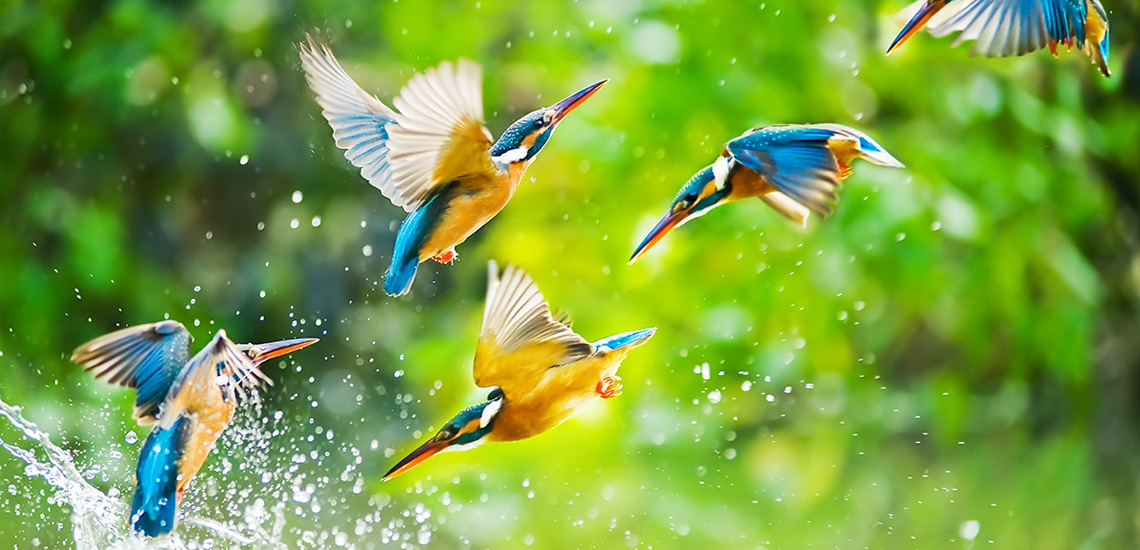
%> input picture computer_vision/introduction/image_as_a_function/images/color_birds.jpg, 1140 x 550 px
$ octave images_as_a_function.m   (GNU Octave 9; MATLAB toolbox functions it lacks are replaced by stand-ins)
%> lines starting %> are read from the running program, lines starting %| are printed output that depends on the picture
clc; clear all; close all;

# load and display image
#img = imread('images/bw_eye.jpg');
img = imread('images/color_birds.jpg');
%> img is the input picture: size 550x1140x3 uint8; mean R, G, B 121.7, 160.7, 65.3
imshow(img);

# Image size:
disp(size(img));
%|     550   1140      3

# Image class or data type
disp(class(img));
%| uint8

# At a given location (row,col):
disp(img(50, 100));
%| 48

# From an entire row:
#disp(img(50, :));
figure (2);
plot(img(50, :));
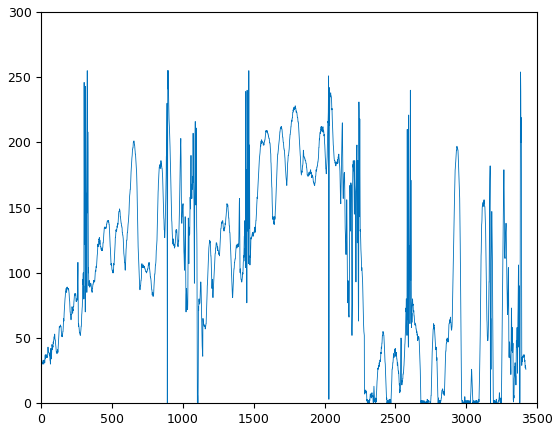
%> figure redrawn from the program's plot data; curve peaks at x = 325, y = 255

# Crop an image:
cropped = img(110:210, 10:160);
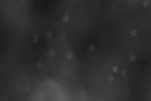
%> cropped: size 101x151 uint8; min 23, max 93, mean 46.2
imshow(cropped);

figure (3);
im_red = img(:, :, 1);
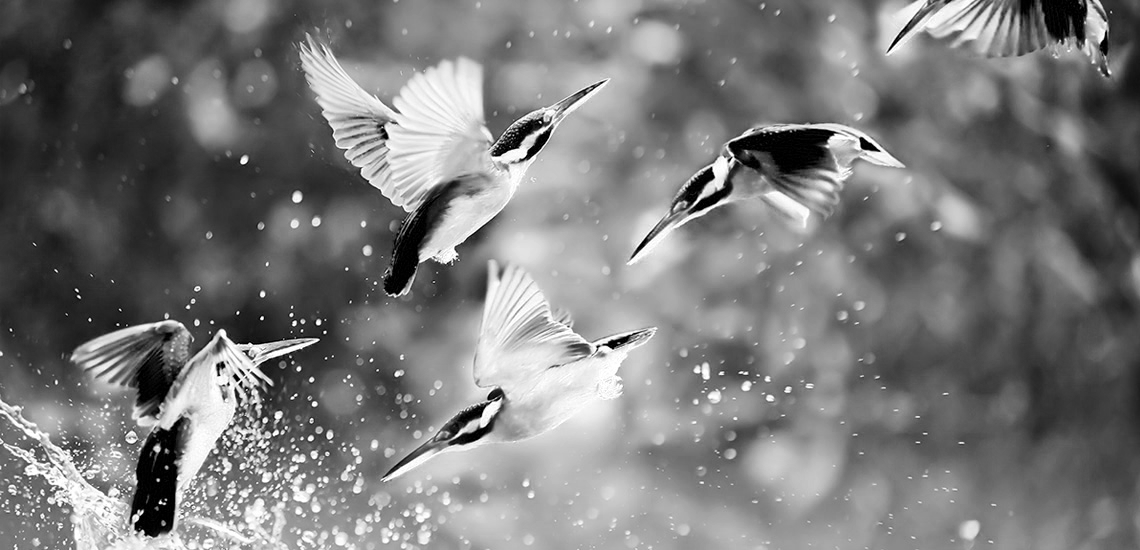
%> im_red: size 550x1140 uint8; min 0, max 255, mean 121.7
imshow(im_red);
figure (4);
plot(im_red(200, :));
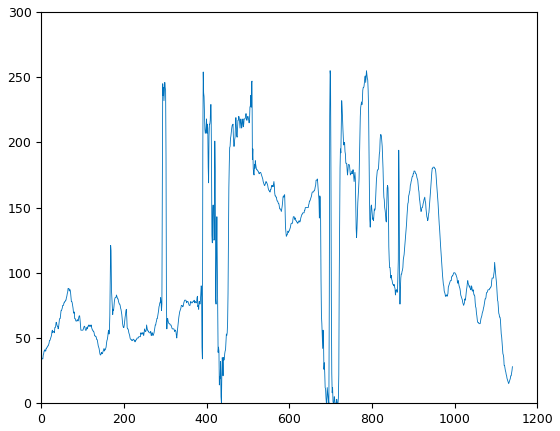
%> figure redrawn from the program's plot data; curve peaks at x = 699, y = 255

$ run again, with computer_vision/introduction/image_as_a_function/images/bw_eye.jpg copied over computer_vision/introduction/image_as_a_function/images/color_birds.jpg
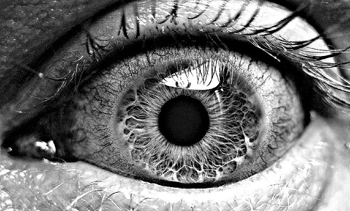
%> input picture computer_vision/introduction/image_as_a_function/images/bw_eye.jpg, 350 x 211 px
%> img is the input picture: size 211x350x3 uint8; min 0, max 255, mean 115
%|    211   350     3
%| uint8
%| 72
%> `cropped = img(110:210, 10:160);`:
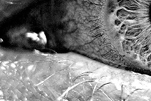
%> cropped: size 101x151 uint8; min 0, max 255, mean 124.7
%> `plot(im_red(200, :));`:
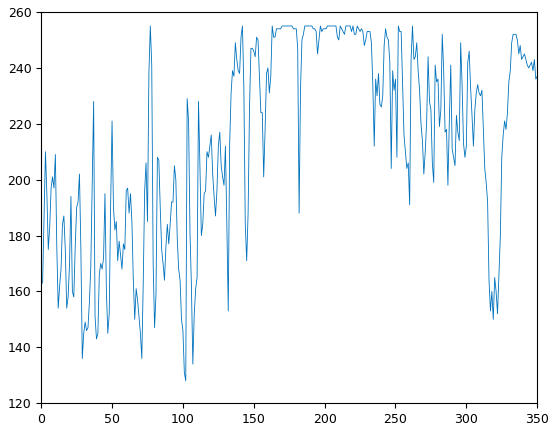
%> figure redrawn from the program's plot data; curve peaks at x = 77, y = 255
